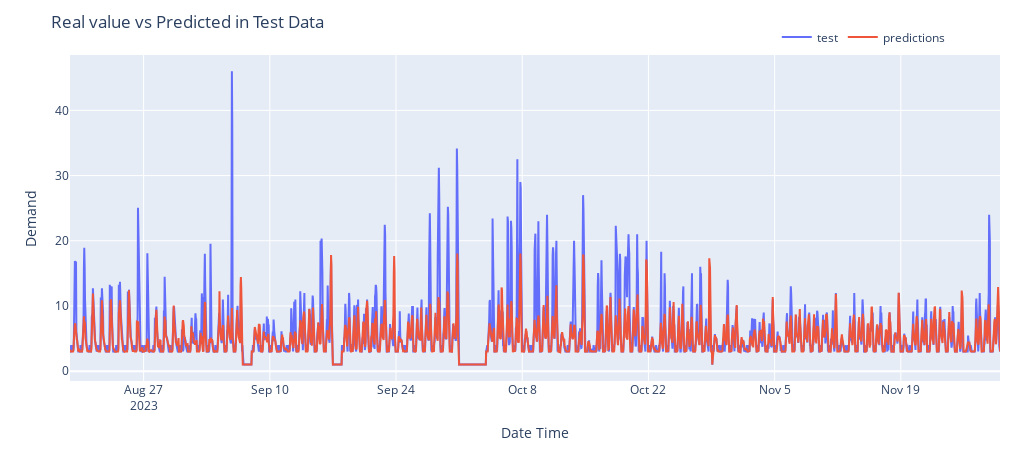

This figure's notebook cell:
### Markdown cell above
### Plot Prediction Results

### Code cell
plotPredictions(X_test_dates, np.exp(y_pred), np.exp(y_test), "predictions_Test_All")

### Figure 1 — Plotly figure (JSON) as saved in the notebook; plotly's stock layout.template omitted (floating-point values rounded to 4 significant figures; data arrays with more than 128 entries replaced by an {"elided": "..."} marker saying what was removed)
{"data": [{"mode": "lines", "name": "test", "type": "scatter", "x": {"elided": "2477 str values"}, "y": {"elided": "2477 float values"}}, {"mode": "lines", "name": "predictions", "type": "scatter", "x": {"elided": "2477 str values"}, "y": {"elided": "2477 float values"}}], "layout": {"height": 450, "legend": {"orientation": "h", "x": 0.76, "xanchor": "left", "y": 1.1, "yanchor": "top"}, "margin": {"b": 20, "l": 70, "r": 20, "t": 55}, "title": {"text": "Real value vs Predicted in Test Data"}, "width": 1020, "xaxis": {"title": {"text": "Date Time"}}, "yaxis": {"title": {"text": "Demand"}}}}
